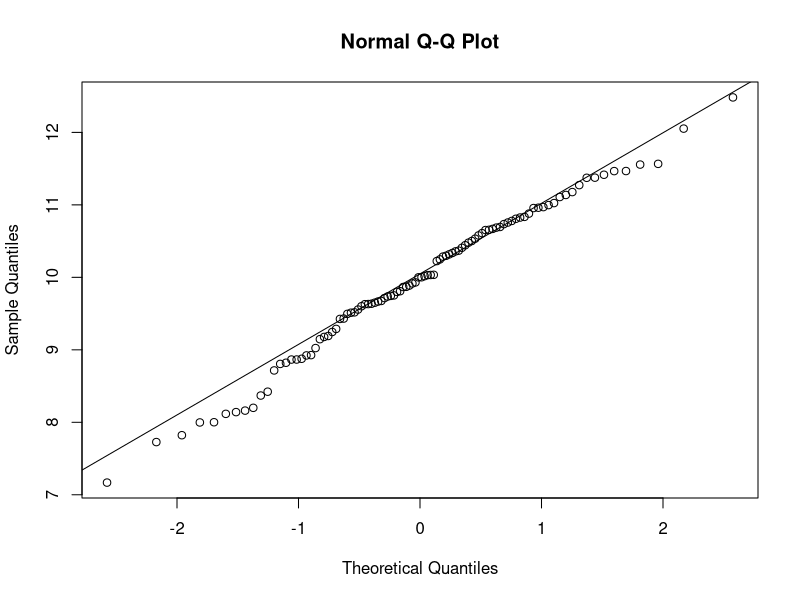
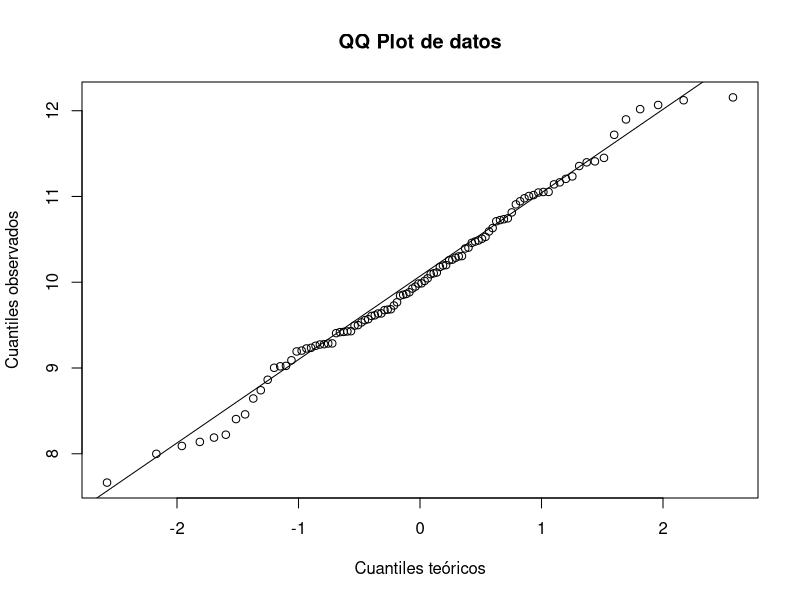
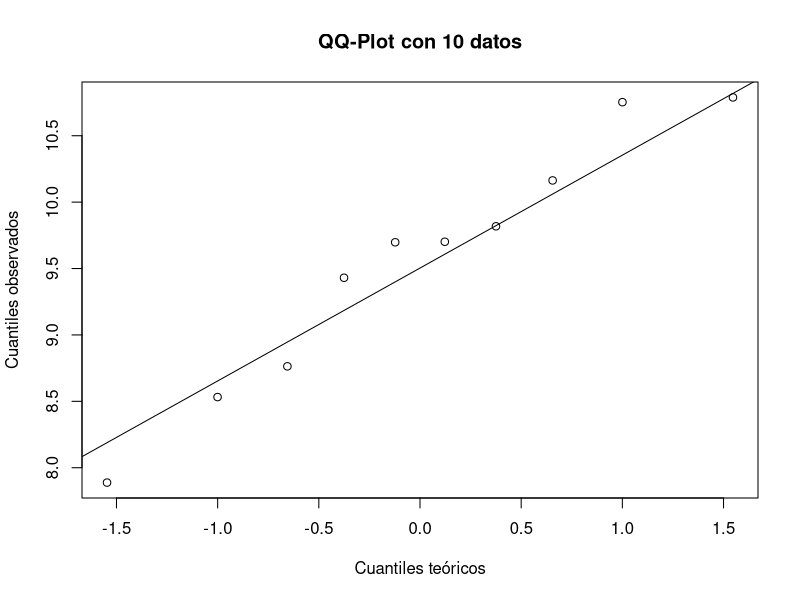
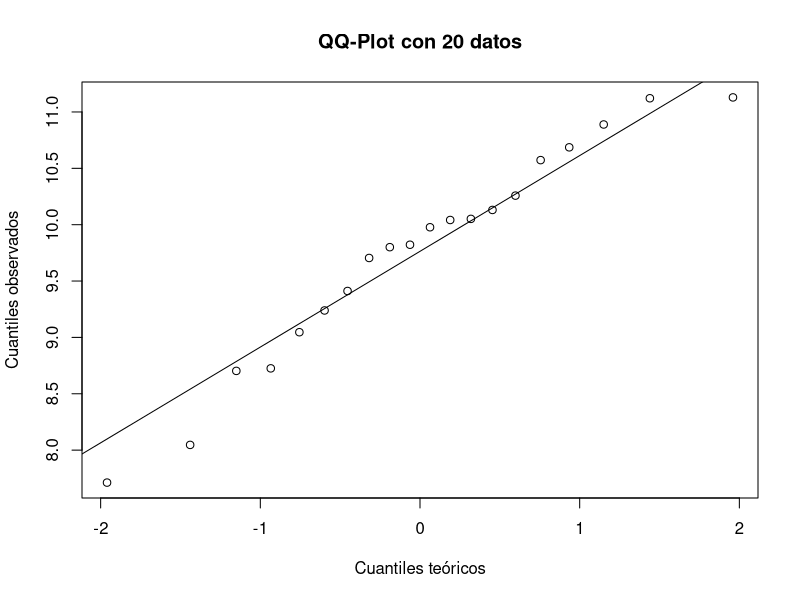
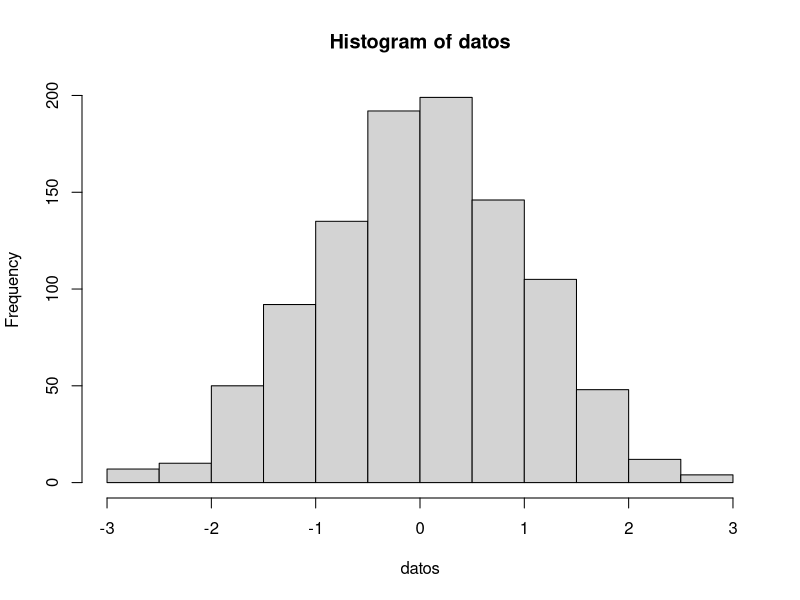
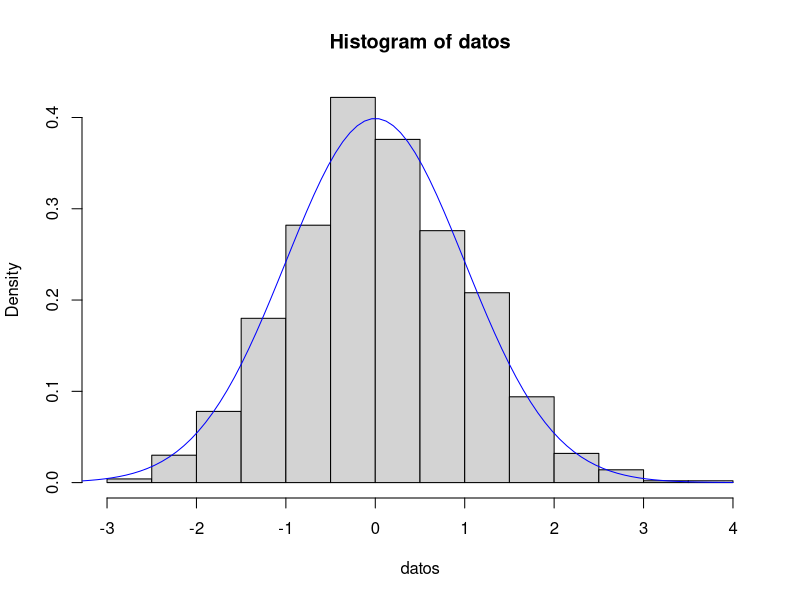
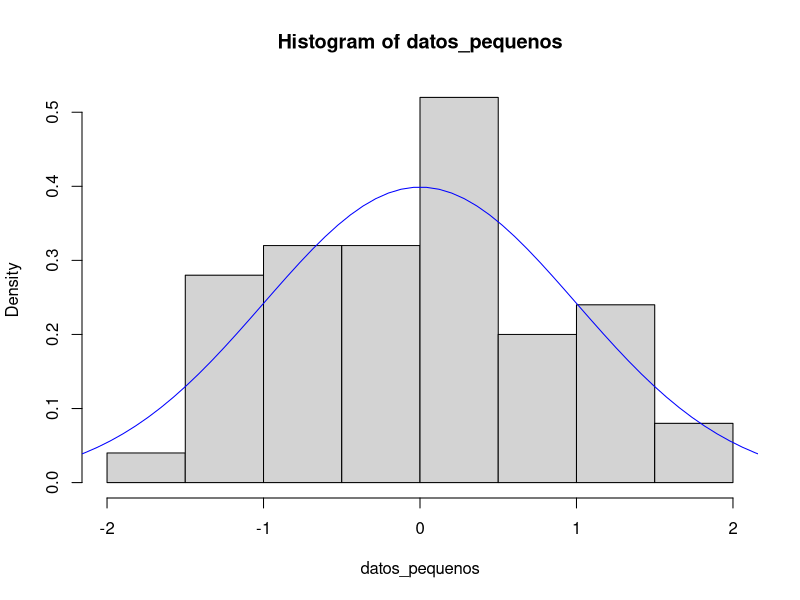
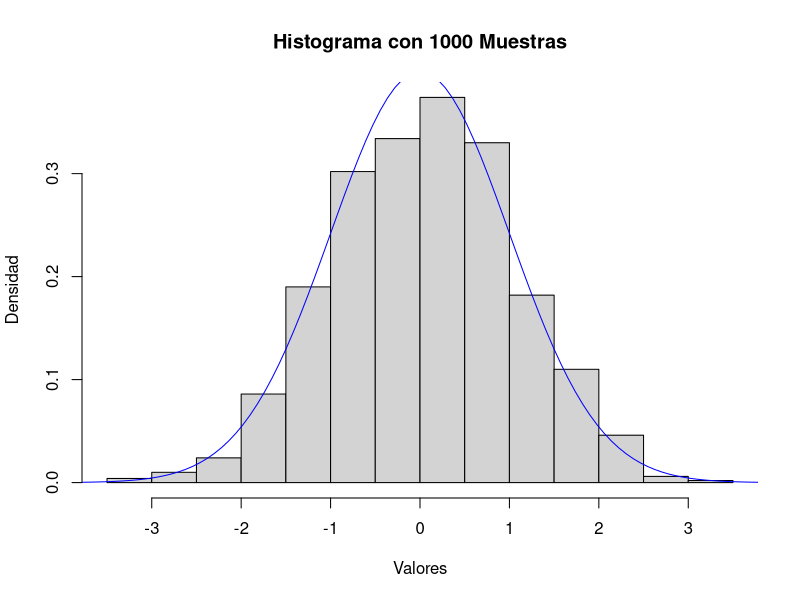

The R source for these figures, in order:
## ---- chunk 1

## ---- chunk 2
#hist()
#qqnorm()
#qqline()
## ---- chunk 3
datos <- rnorm(100, mean = 10)
qqnorm(datos)
qqline(datos)
## ---- chunk 4
datos <- rnorm(100, mean = 10)
qqnorm(datos, main = "QQ Plot de datos", xlab = "Cuantiles teóricos", ylab = "Cuantiles observados")
qqline(datos)

## ---- chunk 5
# Datos con 10 observaciones
datos_10 <- rnorm(10, mean = 10)
qqnorm(datos_10,  xlab = "Cuantiles teóricos", ylab = "Cuantiles observados", main = "QQ-Plot con 10 datos")
qqline(datos_10)

# Datos con 20 observaciones
datos_20 <- rnorm(20, mean = 10)
qqnorm(datos_20,  xlab = "Cuantiles teóricos", ylab = "Cuantiles observados", main = "QQ-Plot con 20 datos")
qqline(datos_20)

## ---- chunk 6
datos <- rnorm(1000) #1000 muestras de una densidad normal
hist(datos)

## ---- chunk 7
datos <- rnorm(1000) # muestras normales con media 0 y var 1.
teorica <- dnorm(seq(-4,4, length=100),mean = 0, sd = 1)
hist(datos,freq = FALSE)
lines(seq(-4,4, length=100),teorica, col="blue")
## ---- chunk 8
# Generar datos con un número pequeño de muestras
datos_pequenos <- rnorm(50) # 50 muestras de una densidad normal
hist(datos_pequenos, freq = FALSE)
teorica <- dnorm(seq(-4, 4, length = 100), mean = 0, sd = 1)
lines(seq(-4, 4, length = 100), teorica, col = "blue")

# Generar datos con un número grande de muestras
datos_grandes <- rnorm(1000) # 1000 muestras de una densidad normal
hist(datos_grandes, freq = FALSE, main = "Histograma con 1000 Muestras", xlab = "Valores", ylab = "Densidad")
teorica_grande <- dnorm(seq(-4, 4, length = 100), mean = 0, sd = 1)
lines(seq(-4, 4, length = 100), teorica_grande, col = "blue")
## ---- chunk 9
# Datos con varianza estándar (varianza = 1)
datos_var1 <- rnorm(1000, mean = 0, sd = 1)
hist(datos_var1, freq = FALSE, main = "Histograma con Varianza 1", xlab = "Valores", ylab = "Densidad")
lines(seq(-4, 4, length = 100), dnorm(seq(-4, 4, length = 100), mean = 0, sd = 1), col = "orange")

# Datos con varianza grande (varianza = 4, es decir, sd = 2)
datos_var4 <- rnorm(1000, mean = 0, sd = 2)
hist(datos_var4, freq = FALSE, main = "Histograma con Varianza 4", xlab = "Valores", ylab = "Densidad")
lines(seq(-8, 8, length = 100), dnorm(seq(-8, 8, length = 100), mean = 0, sd = 2), col = "blue")

## ---- chunk 10
N <- 10 # número de medias (es decir número de muestras)
M <- 100 # número de la longitud de cada serie de datos
medias <- numeric(N) # Vector que guardará las medias

for(i in 1:N)
{
  datos <- rnorm(M)
  medias[i] <- mean(datos)
  
}
hist(medias)
qqnorm(medias)
qqline(medias)
